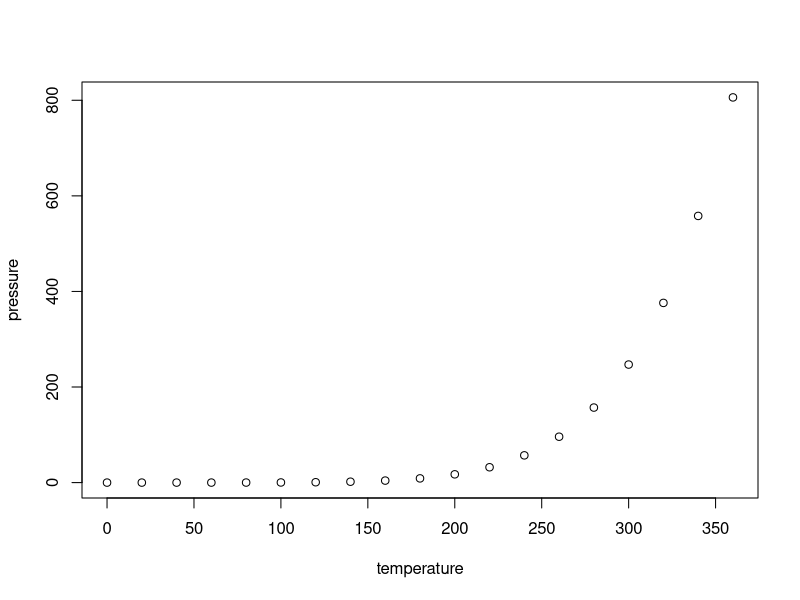
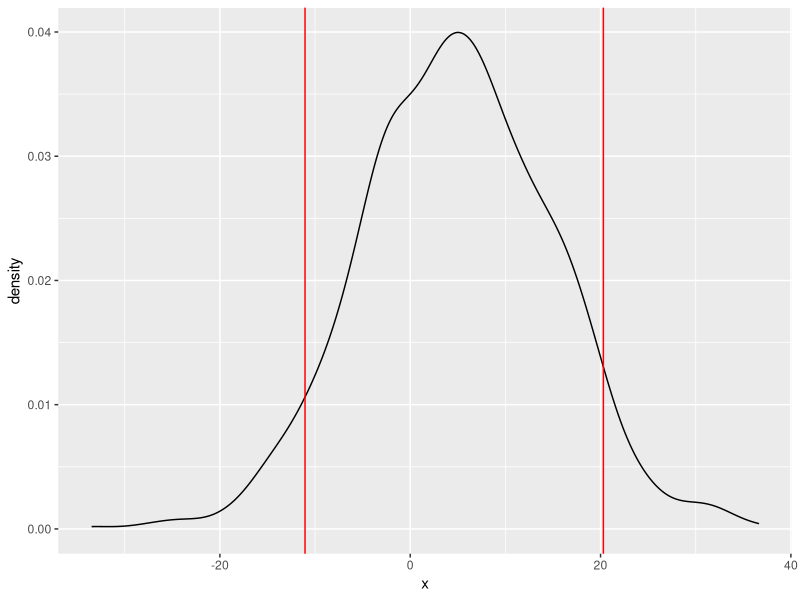

Recreate these plots in R, in order.
## ---- chunk 1
knitr::opts_chunk$set(echo = TRUE)
library(tidyverse)
## ---- chunk 2
summary(cars)
## ---- chunk 3
plot(pressure)
## ---- chunk 4
a <- c(1,2,3)
## ---- chunk 5
x = 3
x
## ---- chunk 6
x = 3
y = 4
print(c(x,y))
## ---- chunk 7
x+y
x-y
x*y
x/y
x^y
x%%y
## ---- chunk 8
log(x)
abs(x-y)
exp(x)
## ---- chunk 9
# Numeric Vector Named x
x = c(3,2,1,5,7,8)
# Prints x
x
# Third Element of x
x[3]
# Character Vector Named y
y = c("H","T","H","T","H","T")
# Fifth Element of y
y[5]
# 3 * 2 Matrix Named z
z = matrix(c(3,2,1,5,7,8),
           nrow=2,ncol=3,byrow=T)
# Prints z
z
# First Row of z
z[1,]
# First and Third Columns of z
z[,c(1,3)]
## ---- chunk 10
tbl = tibble(x=x, y=y)
tbl
## ---- chunk 11
df = data.frame(x=x,y=y)
df
## ---- chunk 12
plot1 <- ggplot(data=tbl) +
  geom_point(aes(x=x,y=y))
## ---- chunk 13
x = rnorm(1000,5,10)
?rnorm
mean(x)
sd(x)
quantile(x)
quantile(x,probs=c(0.05,0.95))
## ---- chunk 14
quant.x = quantile(x, probs=c(0.05, 0.95))
ggplot(data=tibble(x=x)) +
  geom_density(aes(x=x)) +
  geom_vline(xintercept=quant.x,col='red')
